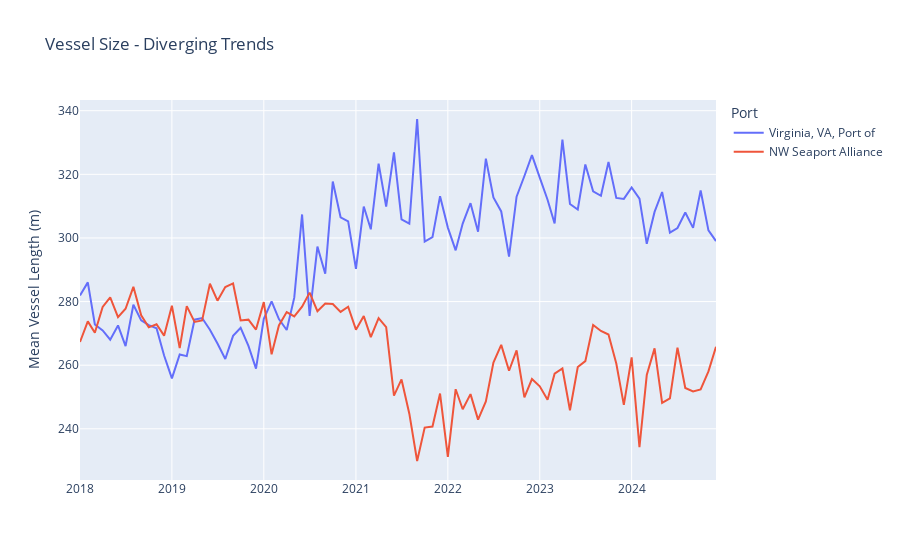

Notebook source saved alongside this figure:
### Code cell
plot_line(
        df=calls_df.filter(pl.col('port_group').is_in(['NW Seaport Alliance', 'Virginia, VA, Port of'])),
        cat_group='port_group', time_col='month',
        y_col='vessel_size', y_col_alias='Mean Vessel Length (m)',
        title='Vessel Size - Diverging Trends', width=None, height=None,
        labels={'port_group':'Port', 'month':''},
        cat_limit=10, cat_limit_col='vessel_size',
    )
